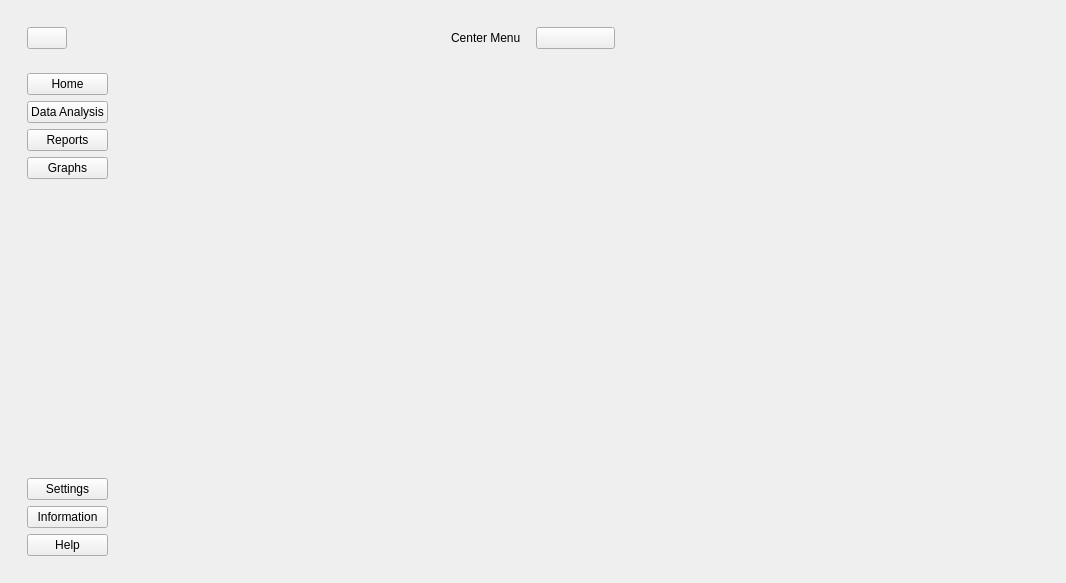
<?xml version="1.0" encoding="UTF-8"?>
<ui version="4.0">
 <class>MainWindow</class>
 <widget class="QMainWindow" name="MainWindow">
  <property name="geometry">
   <rect>
    <x>0</x>
    <y>0</y>
    <width>1066</width>
    <height>583</height>
   </rect>
  </property>
  <property name="windowTitle">
   <string>MainWindow</string>
  </property>
  <property name="styleSheet">
   <string notr="true"/>
  </property>
  <widget class="QWidget" name="centralwidget">
   <layout class="QHBoxLayout" name="horizontalLayout">
    <item alignment="Qt::AlignmentFlag::AlignLeft">
     <widget class="QWidget" name="leftMenu" native="true">
      <layout class="QVBoxLayout" name="verticalLayout">
       <item alignment="Qt::AlignmentFlag::AlignTop">
        <widget class="QWidget" name="widget" native="true">
         <layout class="QVBoxLayout" name="verticalLayout_2">
          <item alignment="Qt::AlignmentFlag::AlignLeft">
           <widget class="QPushButton" name="menuBtn">
            <property name="text">
             <string/>
            </property>
            <property name="icon">
             <iconset>
              <normaloff>../Qss/icons/Icons/font_awesome/solid/list.png</normaloff>../Qss/icons/Icons/font_awesome/solid/list.png</iconset>
            </property>
           </widget>
          </item>
         </layout>
        </widget>
       </item>
       <item alignment="Qt::AlignmentFlag::AlignLeft|Qt::AlignmentFlag::AlignTop">
        <widget class="QWidget" name="widget_2" native="true">
         <layout class="QVBoxLayout" name="verticalLayout_3">
          <item>
           <widget class="QPushButton" name="pushButton">
            <property name="text">
             <string>Home</string>
            </property>
            <property name="icon">
             <iconset>
              <normaloff>../Qss/icons/FFFFFF/feather/home.png</normaloff>../Qss/icons/FFFFFF/feather/home.png</iconset>
            </property>
           </widget>
          </item>
          <item>
           <widget class="QPushButton" name="pushButton_2">
            <property name="text">
             <string>Data Analysis</string>
            </property>
            <property name="icon">
             <iconset>
              <normaloff>../Qss/icons/FFFFFF/feather/list.png</normaloff>../Qss/icons/FFFFFF/feather/list.png</iconset>
            </property>
           </widget>
          </item>
          <item>
           <widget class="QPushButton" name="pushButton_3">
            <property name="text">
             <string>Reports</string>
            </property>
            <property name="icon">
             <iconset>
              <normaloff>../Qss/icons/FFFFFF/feather/printer.png</normaloff>../Qss/icons/FFFFFF/feather/printer.png</iconset>
            </property>
           </widget>
          </item>
          <item>
           <widget class="QPushButton" name="pushButton_4">
            <property name="text">
             <string>Graphs</string>
            </property>
            <property name="icon">
             <iconset>
              <normaloff>../Qss/icons/FFFFFF/feather/pie-chart.png</normaloff>../Qss/icons/FFFFFF/feather/pie-chart.png</iconset>
            </property>
           </widget>
          </item>
         </layout>
        </widget>
       </item>
       <item>
        <spacer name="verticalSpacer">
         <property name="orientation">
          <enum>Qt::Orientation::Vertical</enum>
         </property>
         <property name="sizeHint" stdset="0">
          <size>
           <width>20</width>
           <height>40</height>
          </size>
         </property>
        </spacer>
       </item>
       <item alignment="Qt::AlignmentFlag::AlignBottom">
        <widget class="QWidget" name="widget_3" native="true">
         <layout class="QVBoxLayout" name="verticalLayout_4">
          <item>
           <widget class="QPushButton" name="pushButton_5">
            <property name="text">
             <string>Settings</string>
            </property>
            <property name="icon">
             <iconset>
              <normaloff>../Qss/icons/FFFFFF/feather/settings.png</normaloff>../Qss/icons/FFFFFF/feather/settings.png</iconset>
            </property>
           </widget>
          </item>
          <item>
           <widget class="QPushButton" name="pushButton_6">
            <property name="text">
             <string>Information</string>
            </property>
            <property name="icon">
             <iconset>
              <normaloff>../Qss/icons/FFFFFF/feather/info.png</normaloff>../Qss/icons/FFFFFF/feather/info.png</iconset>
            </property>
           </widget>
          </item>
          <item>
           <widget class="QPushButton" name="pushButton_7">
            <property name="text">
             <string>Help</string>
            </property>
            <property name="icon">
             <iconset>
              <normaloff>../Qss/icons/FFFFFF/feather/help-circle.png</normaloff>../Qss/icons/FFFFFF/feather/help-circle.png</iconset>
            </property>
           </widget>
          </item>
         </layout>
        </widget>
       </item>
      </layout>
     </widget>
    </item>
    <item>
     <widget class="QWidget" name="centerMenu" native="true">
      <property name="maximumSize">
       <size>
        <width>200</width>
        <height>565</height>
       </size>
      </property>
      <layout class="QVBoxLayout" name="verticalLayout_5">
       <item>
        <widget class="QWidget" name="widget_4" native="true">
         <layout class="QHBoxLayout" name="horizontalLayout_2">
          <item>
           <widget class="QLabel" name="label">
            <property name="text">
             <string>Center Menu</string>
            </property>
           </widget>
          </item>
          <item>
           <widget class="QPushButton" name="pushButton_8">
            <property name="text">
             <string/>
            </property>
            <property name="icon">
             <iconset>
              <normaloff>../Qss/icons/FFFFFF/feather/x-circle.png</normaloff>../Qss/icons/FFFFFF/feather/x-circle.png</iconset>
            </property>
           </widget>
          </item>
         </layout>
        </widget>
       </item>
       <item>
        <widget class="QStackedWidget" name="stackedWidget">
         <widget class="QWidget" name="page_3"/>
         <widget class="QWidget" name="page_4">
          <widget class="QWidget" name="widget_5" native="true">
           <property name="geometry">
            <rect>
             <x>30</x>
             <y>110</y>
             <width>120</width>
             <height>80</height>
            </rect>
           </property>
           <widget class="QLabel" name="label_2">
            <property name="geometry">
             <rect>
              <x>20</x>
              <y>10</y>
              <width>57</width>
              <height>16</height>
             </rect>
            </property>
            <property name="text">
             <string>TextLabel</string>
            </property>
           </widget>
           <widget class="QFrame" name="frame">
            <property name="geometry">
             <rect>
              <x>20</x>
              <y>40</y>
              <width>120</width>
              <height>80</height>
             </rect>
            </property>
            <property name="frameShape">
             <enum>QFrame::Shape::StyledPanel</enum>
            </property>
            <property name="frameShadow">
             <enum>QFrame::Shadow::Raised</enum>
            </property>
           </widget>
          </widget>
         </widget>
        </widget>
       </item>
      </layout>
     </widget>
    </item>
    <item>
     <widget class="QWidget" name="manBody" native="true"/>
    </item>
   </layout>
  </widget>
 </widget>
 <resources>
  <include location="../Qss/icons/_icons.qrc"/>
 </resources>
 <connections/>
</ui>
